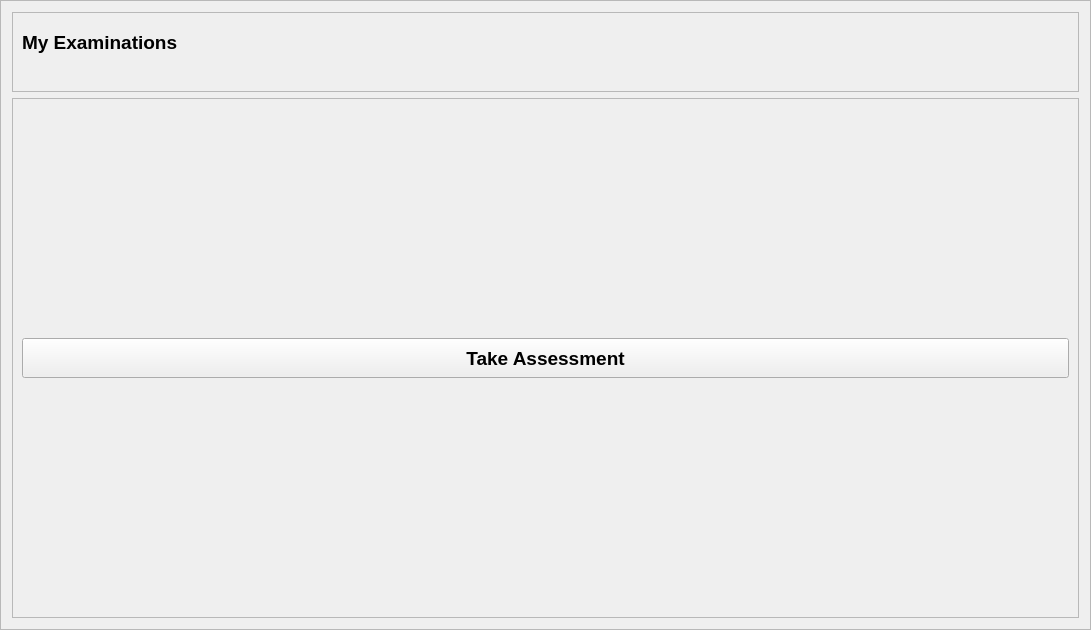
               <widget class="QFrame" name="frame_examinations">
                <property name="geometry">
                 <rect>
                  <x>0</x>
                  <y>0</y>
                  <width>1091</width>
                  <height>626</height>
                 </rect>
                </property>
                <property name="frameShape">
                 <enum>QFrame::StyledPanel</enum>
                </property>
                <property name="frameShadow">
                 <enum>QFrame::Raised</enum>
                </property>
                <layout class="QVBoxLayout" name="verticalLayout_25">
                 <item>
                  <widget class="QFrame" name="frame_2">
                   <property name="minimumSize">
                    <size>
                     <width>0</width>
                     <height>80</height>
                    </size>
                   </property>
                   <property name="frameShape">
                    <enum>QFrame::StyledPanel</enum>
                   </property>
                   <property name="frameShadow">
                    <enum>QFrame::Raised</enum>
                   </property>
                   <widget class="QLabel" name="label_45">
                    <property name="geometry">
                     <rect>
                      <x>10</x>
                      <y>10</y>
                      <width>191</width>
                      <height>41</height>
                     </rect>
                    </property>
                    <property name="font">
                     <font>
                      <pointsize>14</pointsize>
                      <bold>true</bold>
                     </font>
                    </property>
                    <property name="text">
                     <string>My Examinations</string>
                    </property>
                   </widget>
                  </widget>
                 </item>
                 <item>
                  <widget class="QFrame" name="frame">
                   <property name="minimumSize">
                    <size>
                     <width>0</width>
                     <height>520</height>
                    </size>
                   </property>
                   <property name="frameShape">
                    <enum>QFrame::StyledPanel</enum>
                   </property>
                   <property name="frameShadow">
                    <enum>QFrame::Raised</enum>
                   </property>
                   <layout class="QVBoxLayout" name="verticalLayout_24">
                    <item>
                     <widget class="QPushButton" name="pushButton">
                      <property name="minimumSize">
                       <size>
                        <width>0</width>
                        <height>40</height>
                       </size>
                      </property>
                      <property name="font">
                       <font>
                        <pointsize>14</pointsize>
                        <bold>true</bold>
                       </font>
                      </property>
                      <property name="text">
                       <string>Take Assessment</string>
                      </property>
                     </widget>
                    </item>
                    <item>
                     <layout class="QVBoxLayout" name="verticalLayout_8"/>
                    </item>
                   </layout>
                  </widget>
                 </item>
                </layout>
               </widget>
